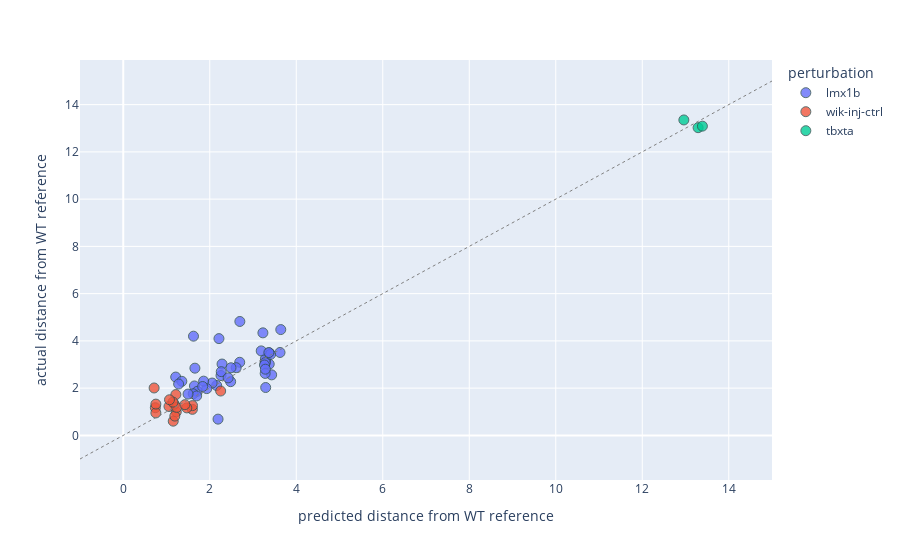

The cell this chart's notebook holds for it:
### Code cell
tbxta_bool = (res_df_test["master_perturbation"] == "tbxta").to_numpy()
lmx_bool = (res_df_test["master_perturbation"] == "lmx1b").to_numpy()
ctrl_bool = (res_df_test["master_perturbation"] == "wik-inj-ctrl").to_numpy()

all_bool = tbxta_bool | lmx_bool | ctrl_bool

fig = px.scatter(res_df_test.loc[all_bool], x="morph_ctrl_dist_pd", y="morph_ctrl_dist_actual", color="master_perturbation",
                 opacity =0.8,
                 labels={"morph_ctrl_dist_actual": "actual distance from WT reference",
                         "morph_ctrl_dist_pd": "predicted distance from WT reference",
                         "master_perturbation":"perturbation"})

fig.update_traces(marker=dict(size=10,
                              line=dict(width=1,
                                        color='DarkSlateGrey')))

ref_line = np.linspace(-1, 15)
fig.add_scatter(
        x=ref_line, 
        y=ref_line, 
        mode='lines', 
        line_color='gray', 
        showlegend=False,
        line=dict(width=1, dash='dot')
    )

                  
fig.show()
# save
fig.write_image(os.path.join(figure_dir, "lmx_distance_prediction_plot.png"), scale=4)

### Figure 1 — Plotly figure (JSON) as saved in the notebook; plotly's stock layout.template omitted (floating-point values rounded to 4 significant figures)
{"data": [{"hovertemplate": "perturbation=lmx1b<br>predicted distance from WT reference=%{x}<br>actual distance from WT reference=%{y}<extra></extra>", "legendgroup": "lmx1b", "marker": {"color": "#636efa", "line": {"color": "DarkSlateGrey", "width": 1}, "opacity": 0.8, "size": 10, "symbol": "circle"}, "mode": "markers", "name": "lmx1b", "orientation": "v", "showlegend": true, "type": "scatter", "x": [1.646, 1.713, 1.617, 1.697, 1.624, 1.657, 2.284, 2.16, 2.213, 2.693, 2.26, 2.056, 2.696, 2.266, 2.483, 2.611, 2.192, 2.491, 1.931, 1.859, 1.213, 1.354, 1.498, 1.835, 2.425, 1.281, 3.375, 3.286, 3.286, 3.432, 3.285, 3.374, 3.408, 3.19, 3.293, 3.625, 3.642, 3.229, 3.367, 3.265, 3.281, 3.286], "xaxis": "x", "y": [2.092, 1.865, 1.76, 1.67, 4.199, 2.845, 3.019, 2.111, 4.096, 3.094, 2.533, 2.215, 4.822, 2.697, 2.274, 2.866, 0.6875, 2.862, 1.979, 2.296, 2.469, 2.289, 1.748, 2.069, 2.433, 2.174, 3.016, 3.137, 3.238, 2.561, 3.079, 3.49, 3.431, 3.576, 2.026, 3.509, 4.478, 4.34, 3.506, 2.98, 2.622, 2.801], "yaxis": "y"}, {"hovertemplate": "perturbation=wik-inj-ctrl<br>predicted distance from WT reference=%{x}<br>actual distance from WT reference=%{y}<extra></extra>", "legendgroup": "wik-inj-ctrl", "marker": {"color": "#EF553B", "line": {"color": "DarkSlateGrey", "width": 1}, "opacity": 0.8, "size": 10, "symbol": "circle"}, "mode": "markers", "name": "wik-inj-ctrl", "orientation": "v", "showlegend": true, "type": "scatter", "x": [1.226, 1.156, 1.192, 2.253, 1.178, 1.216, 0.7136, 0.7417, 0.7541, 0.7541, 1.057, 1.599, 1.235, 1.601, 1.47, 1.151, 1.426, 1.069], "xaxis": "x", "y": [0.9951, 0.6011, 0.8164, 1.877, 1.316, 1.727, 2.006, 1.171, 0.9501, 1.323, 1.224, 1.102, 1.182, 1.259, 1.162, 1.407, 1.299, 1.507], "yaxis": "y"}, {"hovertemplate": "perturbation=tbxta<br>predicted distance from WT reference=%{x}<br>actual distance from WT reference=%{y}<extra></extra>", "legendgroup": "tbxta", "marker": {"color": "#00cc96", "line": {"color": "DarkSlateGrey", "width": 1}, "opacity": 0.8, "size": 10, "symbol": "circle"}, "mode": "markers", "name": "tbxta", "orientation": "v", "showlegend": true, "type": "scatter", "x": [12.96, 13.29, 13.39], "xaxis": "x", "y": [13.35, 13.02, 13.09], "yaxis": "y"}, {"line": {"color": "gray", "dash": "dot", "width": 1}, "mode": "lines", "showlegend": false, "type": "scatter", "x": [-1, -0.6735, -0.3469, -0.02041, 0.3061, 0.6327, 0.9592, 1.286, 1.612, 1.939, 2.265, 2.592, 2.918, 3.245, 3.571, 3.898, 4.224, 4.551, 4.878, 5.204, 5.531, 5.857, 6.184, 6.51, 6.837, 7.163, 7.49, 7.816, 8.143, 8.469, 8.796, 9.122, 9.449, 9.776, 10.1, 10.43, 10.76, 11.08, 11.41, 11.73, 12.06, 12.39, 12.71, 13.04, 13.37, 13.69, 14.02, 14.35, 14.67, 15], "y": [-1, -0.6735, -0.3469, -0.02041, 0.3061, 0.6327, 0.9592, 1.286, 1.612, 1.939, 2.265, 2.592, 2.918, 3.245, 3.571, 3.898, 4.224, 4.551, 4.878, 5.204, 5.531, 5.857, 6.184, 6.51, 6.837, 7.163, 7.49, 7.816, 8.143, 8.469, 8.796, 9.122, 9.449, 9.776, 10.1, 10.43, 10.76, 11.08, 11.41, 11.73, 12.06, 12.39, 12.71, 13.04, 13.37, 13.69, 14.02, 14.35, 14.67, 15]}], "layout": {"legend": {"title": {"text": "perturbation"}, "tracegroupgap": 0}, "margin": {"t": 60}, "xaxis": {"anchor": "y", "domain": [0, 1], "title": {"text": "predicted distance from WT reference"}}, "yaxis": {"anchor": "x", "domain": [0, 1], "title": {"text": "actual distance from WT reference"}}}}
